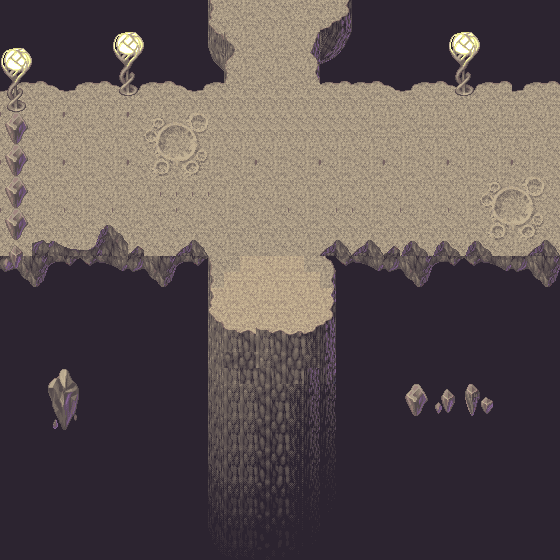

Tiled map render using the project's own tile images. Description and the map definition, with tile-layer contents summarised, below:
An orthogonal 35x35 tile map with 16x16 px tiles, 3 tile layers (background, first, second), 2 tilesets and 18 objects (11x barrier, 2x entrance).

<map version="1.0" orientation="orthogonal" width="35" height="35" tilewidth="16" tileheight="16">
 <properties>
  <property name="scene-type" value="field" />
  <property name="sound" value="sounds/dungeon.mp3" />
  <property name="tmx" value="maps/M301.tmx" />
 </properties>
 <tileset firstgid="1" name="050-DarkSpace01" tilewidth="16" tileheight="16">
  <image source="050-DarkSpace01.png" width="256" height="640" />
 </tileset>
 <tileset firstgid="641" name="barrier-mask4" tilewidth="16" tileheight="16">
  <image source="barrier-mask4.png" width="64" height="64" />
 </tileset>
 <layer name="background" width="35" height="35">
  <data>[1225 cells, 1225 non-empty, 4 distinct tile ids]</data>
 </layer>
 <layer name="first" width="35" height="35">
  <data>[1225 cells, 652 non-empty, 198 distinct tile ids]</data>
 </layer>
 <layer name="second" width="35" height="35">
  <data>[1225 cells, 101 non-empty, 44 distinct tile ids]</data>
 </layer>
 <objectgroup name="entrances" width="35" height="35">
  <object name="dungeon-1-east" type="entrance" x="528" y="80" width="32" height="160">
   <properties>
    <property name="ID" value="M302" />
    <property name="dest" value="dungeon-2-west" />
   </properties>
  </object>
  <object name="dungeon-1-north" type="entrance" x="224" y="0" width="112" height="32">
   <properties>
    <property name="ID" value="M304" />
    <property name="dest" value="dungeon-4-south" />
   </properties>
  </object>
 </objectgroup>
 <objectgroup name="barriers" width="35" height="35">
  <object type="barrier" x="0" y="240" width="208" height="320" />
  <object type="barrier" x="0" y="-80" width="208" height="160" />
  <object type="barrier" x="336" y="240" width="288" height="320" />
  <object type="barrier" x="320" y="64" width="240" height="16" />
  <object type="barrier" x="208" y="0" width="16" height="80" />
  <object type="barrier" x="208" y="320" width="128" height="240" />
  <object type="barrier" x="320" y="32" width="16" height="32" />
  <object type="barrier" x="336" y="0" width="240" height="64" />
  <object type="barrier" x="0" y="80" width="32" height="160" />
  <object type="barrier" x="208" y="-16" width="144" height="16" />
  <object type="barrier" x="560" y="64" width="16" height="192" />
 </objectgroup>
 <objectgroup name="semi-transparents" width="35" height="35" />
 <objectgroup name="objects" width="35" height="35">
  <object x="214" y="165">
   <properties>
    <property name="ID" value="E407" />
    <property name="flags" value="F404,F408,F405,F406,F410,F411" />
   </properties>
  </object>
  <object x="283" y="215">
   <properties>
    <property name="ID" value="E408" />
    <property name="flags" value="F404,F402,F404,F405,F411,F410" />
   </properties>
  </object>
  <object x="372" y="184">
   <properties>
    <property name="ID" value="E408" />
    <property name="flags" value="F404,F412,F405,F409,F408,F411" />
   </properties>
  </object>
  <object x="304" y="127">
   <properties>
    <property name="ID" value="E407" />
    <property name="flags" value="F404,F408,F403,F412,F404,F413" />
   </properties>
  </object>
  <object x="114" y="185">
   <properties>
    <property name="ID" value="E407" />
    <property name="flags" value="F404,F402,F406,F413,F401,F412" />
   </properties>
  </object>
 </objectgroup>
</map>
